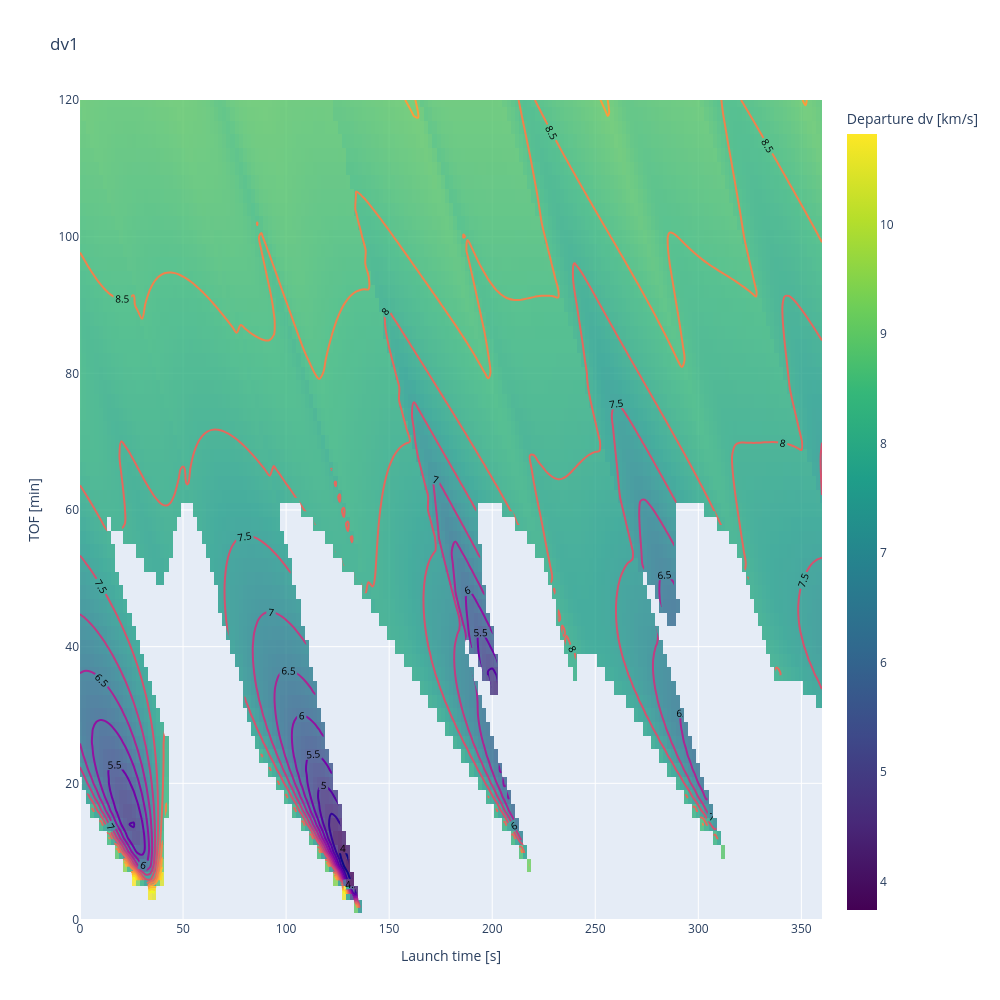

Write notebook code for a chart like this one.
### Code cell
fig = go.Figure()

# plotly expects [y_dim, x_dim] so z.T
fig.add_trace(go.Heatmap(
    x=t_arr_launch / MIN_TO_SEC,
    y=t_arr_tofs / MIN_TO_SEC,
    z=dv1_arr_mag.T,
    colorscale="Viridis",
    colorbar=dict(title="Departure dv [km/s]"),
    opacity=0.8,
))

fig.add_trace(go.Contour(
    x=t_arr_launch / MIN_TO_SEC,
    y=t_arr_tofs / MIN_TO_SEC,
    z=dv1_arr_mag.T,
    showscale=False,
    line=dict(width=2, color="black"),
    contours=dict(
        coloring="lines",
        showlabels=True,
        start=0,
        end=np.max(dv1_arr_mag),
        size=1,
        labelfont=dict(size=10, color="black")
    )
))

# fig.add_trace(go.Scatter(
#     x=launch_grid.ravel(),
#     y=offset_grid.ravel(),
#     mode="markers",
#     marker=dict(
#         size=4,
#         color="black",
#         opacity=0.7
#     ),
#     name="Grid points"
# ))

fig.update_layout(
    xaxis_title="Launch time [s]",
    yaxis_title="TOF [min]",
    title="dv1",
    width=1000,
    height=1000
)

fig.update_xaxes(
    range=[np.min(t_arr_launch / MIN_TO_SEC), np.max(t_arr_launch / MIN_TO_SEC)],
    constrain="domain"
)

fig.update_yaxes(
    range=[np.min(t_arr_tofs / MIN_TO_SEC), np.max(t_arr_tofs / MIN_TO_SEC)],
    constrain="domain"
)

fig.show()

### Figure 1 — Plotly figure (JSON) as saved in the notebook; plotly's stock layout.template omitted (floating-point values rounded to 4 significant figures; data arrays with more than 128 entries replaced by an {"elided": "..."} marker saying what was removed)
{"data": [{"colorbar": {"title": {"text": "Departure dv [km/s]"}}, "colorscale": [[0, "#440154"], [0.1111, "#482878"], [0.2222, "#3e4989"], [0.3333, "#31688e"], [0.4444, "#26828e"], [0.5556, "#1f9e89"], [0.6667, "#35b779"], [0.7778, "#6ece58"], [0.8889, "#b5de2b"], [1, "#fde725"]], "opacity": 0.8, "type": "heatmap", "x": {"elided": "181 float values"}, "y": [0.0, 2.0, 4.0, 6.0, 8.0, 10.0, 12.0, 14.0, 16.0, 18.0, 20.0, 22.0, 24.0, 26.0, 28.0, 30.0, 32.0, 34.0, 36.0, 38.0, 40.0, 42.0, 44.0, 46.0, 48.0, 50.0, 52.0, 54.0, 56.0, 58.0, 60.0, 62.0, 64.0, 66.0, 68.0, 70.0, 72.0, 74.0, 76.0, 78.0, 80.0, 82.0, 84.0, 86.0, 88.0, 90.0, 92.0, 94.0, 96.0, 98.0, 100.0, 102.0, 104.0, 106.0, 108.0, 110.0, 112.0, 114.0, 116.0, 118.0, 120.0], "z": {"elided": "61x181 float values"}}, {"contours": {"coloring": "lines", "end": null, "labelfont": {"color": "black", "size": 10}, "showlabels": true, "size": 1, "start": 0}, "line": {"color": "black", "width": 2}, "showscale": false, "type": "contour", "x": {"elided": "181 float values"}, "y": [0.0, 2.0, 4.0, 6.0, 8.0, 10.0, 12.0, 14.0, 16.0, 18.0, 20.0, 22.0, 24.0, 26.0, 28.0, 30.0, 32.0, 34.0, 36.0, 38.0, 40.0, 42.0, 44.0, 46.0, 48.0, 50.0, 52.0, 54.0, 56.0, 58.0, 60.0, 62.0, 64.0, 66.0, 68.0, 70.0, 72.0, 74.0, 76.0, 78.0, 80.0, 82.0, 84.0, 86.0, 88.0, 90.0, 92.0, 94.0, 96.0, 98.0, 100.0, 102.0, 104.0, 106.0, 108.0, 110.0, 112.0, 114.0, 116.0, 118.0, 120.0], "z": {"elided": "61x181 float values"}}], "layout": {"height": 1000, "title": {"text": "dv1"}, "width": 1000, "xaxis": {"constrain": "domain", "range": [0, 360], "title": {"text": "Launch time [s]"}}, "yaxis": {"constrain": "domain", "range": [0, 120], "title": {"text": "TOF [min]"}}}}
